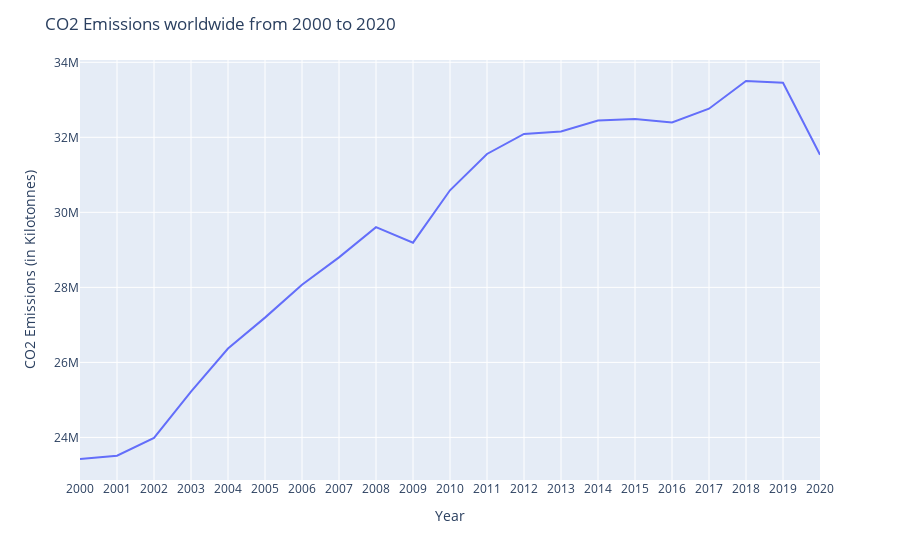

The cell this chart's notebook holds for it:
### Code cell
#px.bar(df.where(df['Area'] == 'World' ),x = 'Area', y = '2000')
df: pd.DataFrame = pd.read_csv('../datasets/emissions.csv')
where = df.where((df['Area'] == 'World') & (df['Element'] == 'Emissions (CO2)') &  (df['Item'] == 'Energy')).dropna().transpose()[4:].reset_index().rename(columns={'index': 'Year', 50837: 'Emissions'})
fig = px.line(where, x='Year', y='Emissions')
fig.update_layout(title='CO2 Emissions worldwide from 2000 to 2020', xaxis_title='Year', yaxis_title='CO2 Emissions (in Kilotonnes)')
fig.show()

### Figure 1 — Plotly figure (JSON) as saved in the notebook; plotly's stock layout.template omitted (floating-point values rounded to 4 significant figures)
{"data": [{"hovertemplate": "Year=%{x}<br>Emissions=%{y}<extra></extra>", "legendgroup": "", "line": {"color": "#636efa", "dash": "solid"}, "marker": {"symbol": "circle"}, "mode": "lines", "name": "", "orientation": "v", "showlegend": false, "type": "scatter", "x": ["2000", "2001", "2002", "2003", "2004", "2005", "2006", "2007", "2008", "2009", "2010", "2011", "2012", "2013", "2014", "2015", "2016", "2017", "2018", "2019", "2020"], "xaxis": "x", "y": [23420000.0, 23510000.0, 23990000.0, 25220000.0, 26370000.0, 27190000.0, 28070000.0, 28800000.0, 29610000.0, 29190000.0, 30590000.0, 31560000.0, 32090000.0, 32160000.0, 32450000.0, 32490000.0, 32390000.0, 32760000.0, 33500000.0, 33460000.0, 31540000.0], "yaxis": "y"}], "layout": {"legend": {"tracegroupgap": 0}, "margin": {"t": 60}, "title": {"text": "CO2 Emissions worldwide from 2000 to 2020"}, "xaxis": {"anchor": "y", "domain": [0, 1], "title": {"text": "Year"}}, "yaxis": {"anchor": "x", "domain": [0, 1], "title": {"text": "CO2 Emissions (in Kilotonnes)"}}}}
